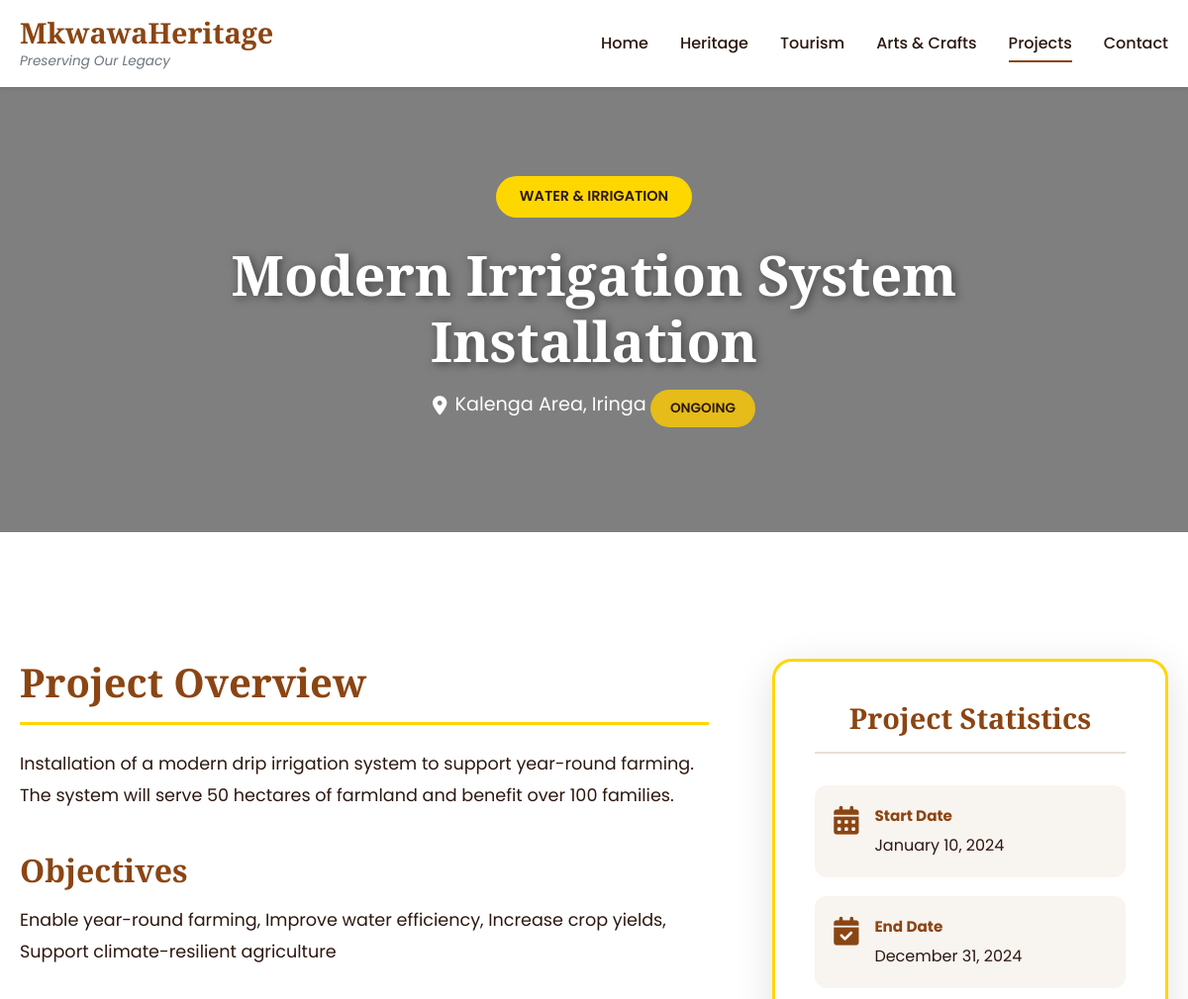
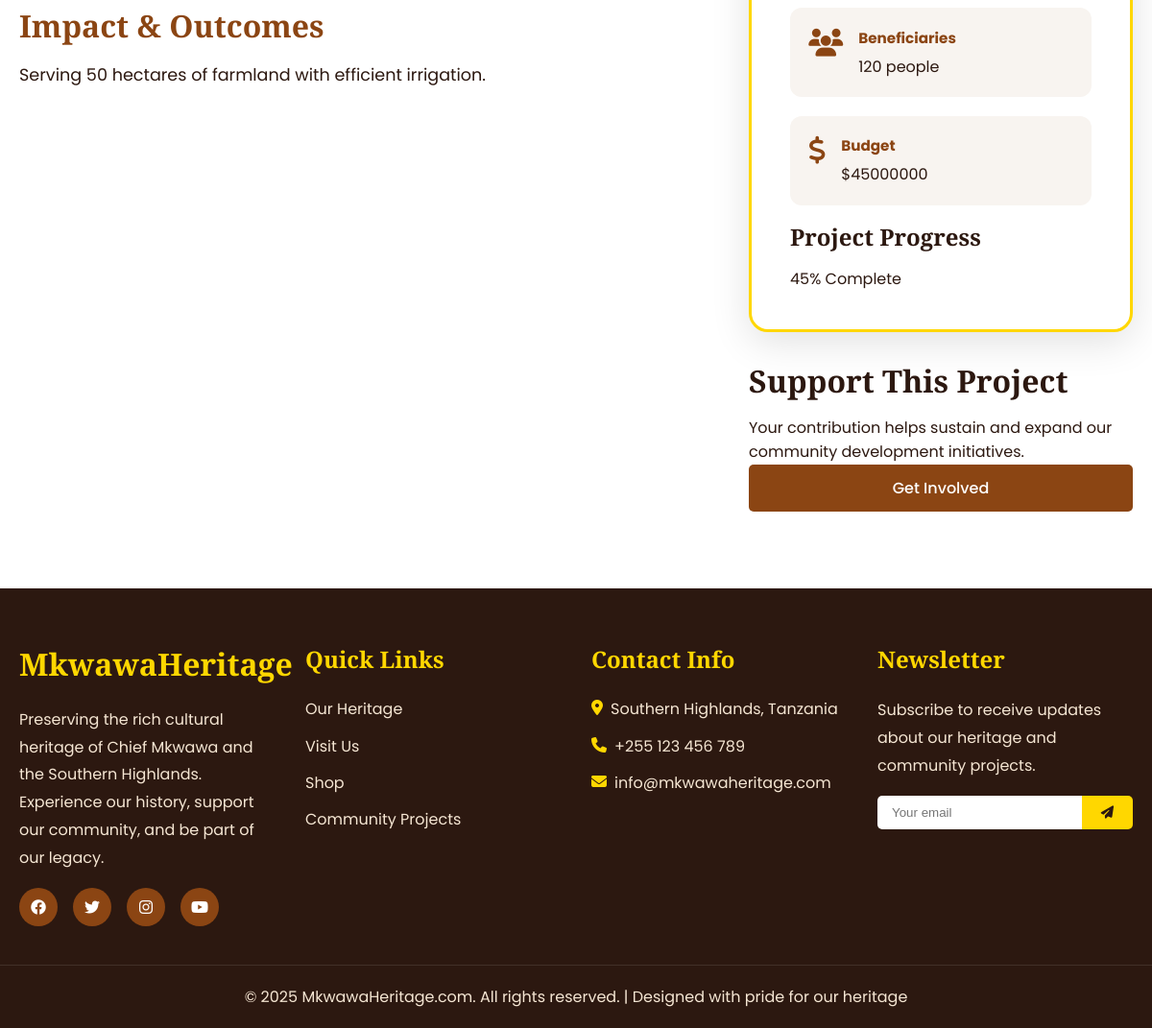
Screenshot of /projects/modern-irrigation-system-installation/ with the database file from the repository (2 pictures, top to bottom).
### core/models.py (models this page shows, shortened)
class Project(models.Model):
    STATUS_CHOICES = [
        ('planning', 'Planning'),
        ('ongoing', 'Ongoing'),
        ('completed', 'Completed'),
        ('suspended', 'Suspended'),
    ]
    title = models.CharField(max_length=300)
    category = models.ForeignKey(ProjectCategory, on_delete=models.SET_NULL, null=True, related_name='projects')
    description = models.TextField()
    objectives = models.TextField()
    location = models.CharField(max_length=300)
    start_date = models.DateField()
    end_date = models.DateField(null=True, blank=True)
    status = models.CharField(max_length=20, choices=STATUS_CHOICES, default='planning')
    budget = models.DecimalField(max_digits=12, decimal_places=2, null=True, blank=True)
    beneficiaries = models.IntegerField(help_text='Number of people benefiting')
    progress_percentage = models.IntegerField(
        default=0,
        validators=[MinValueValidator(0), MaxValueValidator(100)]
    )
    impact_summary = models.TextField(blank=True)
    featured = models.BooleanField(default=False)
    image = models.ImageField(upload_to='projects/', null=True, blank=True)
    gallery_images = models.JSONField(default=list, blank=True)
    partners = models.TextField(blank=True, help_text='Partner organizations')
    slug = models.SlugField(unique=True, blank=True)
    created_at = models.DateTimeField(auto_now_add=True)
    updated_at = models.DateTimeField(auto_now=True)
    class Meta:
        ordering = ['-start_date']

class ProjectCategory(models.Model):
    name = models.CharField(max_length=100)
    description = models.TextField(blank=True)
    icon = models.CharField(max_length=50, blank=True, help_text='Icon class name')
    slug = models.SlugField(unique=True, blank=True)
    class Meta:
        verbose_name_plural = 'Project Categories'

### core/views.py (the view)
# urls.py: path('projects/<slug:slug>/', views.project_detail, name='project_detail'),
def project_detail(request, slug):
    project = get_object_or_404(Project, slug=slug)
    context = {
        'project': project,
    }
    return render(request, 'core/project_detail.html', context)

### templates/core/project_detail.html (shortened to what this page needs)
{% extends 'base.html' %}
{% load static %}
{% block content %}
<section class="project-detail-header" style="background-image: linear-gradient(rgba(0,0,0,0.5), rgba(0,0,0,0.5)){% if project.image %}, url('{{ project.image.url }}'){% endif %};">
    <div class="container">
        <div class="project-header-content">
            {% if project.category %}
            <span class="project-category-badge">{{ project.category.name }}</span>
            {% endif %}
            <h1>{{ project.title }}</h1>
            <p class="project-location"><i class="fas fa-map-marker-alt"></i> {{ project.location }}</p>
            <span class="project-status-badge status-{{ project.status }}">{{ project.get_status_display }}</span>
        </div>
    </div>
</section>
<section class="section">
    <div class="container">
        <div class="project-detail-grid">
            <div class="project-main-content">
                <h2>Project Overview</h2>
                {{ project.description|linebreaks }}
                <h3>Objectives</h3>
                {{ project.objectives|linebreaks }}
                {% if project.impact_summary %}
                <h3>Impact & Outcomes</h3>
                {{ project.impact_summary|linebreaks }}
                {% endif %}
            </div>
            <div class="project-sidebar">
                <div class="project-stats-card">
                    <h3>Project Statistics</h3>
                    <div class="stat-item-large">
                        <i class="fas fa-calendar-alt"></i>
                        <div class="stat-content">
                            <strong>Start Date</strong>
                            <p>{{ project.start_date|date:"F d, Y" }}</p>
                        </div>
                    </div>
                    {% if project.end_date %}
                    <div class="stat-item-large">
                        <i class="fas fa-calendar-check"></i>
                        <div class="stat-content">
                            <strong>End Date</strong>
                            <p>{{ project.end_date|date:"F d, Y" }}</p>
                        </div>
                    </div>
                    {% endif %}
                    <div class="stat-item-large">
                        <i class="fas fa-users"></i>
                        <div class="stat-content">
                            <strong>Beneficiaries</strong>
                            <p>{{ project.beneficiaries }} people</p>
                        </div>
                    </div>
                    {% if project.budget %}
                    <div class="stat-item-large">
                        <i class="fas fa-dollar-sign"></i>
                        <div class="stat-content">
                            <strong>Budget</strong>
                            <p>${{ project.budget|floatformat:0 }}</p>
                        </div>
                    </div>
                    {% endif %}
                    <div class="progress-section-detail">
                        <h4>Project Progress</h4>
                        <p class="progress-percent-large">{{ project.progress_percentage }}% Complete</p>
                    </div>
                </div>
                <div class="support-card">
                    <h3>Support This Project</h3>
                    <p>Your contribution helps sustain and expand our community development initiatives.</p>
                    <a href="{% url 'contact' %}" class="btn btn-primary btn-block">Get Involved</a>
                </div>
            </div>
        </div>
    </div>
</section>
{% endblock %}

### core/static/css/style.css (style rules this page uses)
:root { --primary-color: #8B4513; --secondary-color: #D2691E; --accent-color: #FFD700; --dark-color: #2C1810; --light-color: #F5E6D3; --gray-color: #6C757D; --white: #FFFFFF; --black: #000000; --success: #28A745; --danger: #DC3545; --warning: #FFC107; --info: #17A2B8; --font-primary: 'Poppins', sans-serif; --font-heading: 'Playfair Display', serif; --transition: all 0.3s ease; --shadow-sm: 0 2px 4px rgba(0,0,0,0.1); --shadow-md: 0 4px 6px rgba(0,0,0,0.1); --shadow-lg: 0 10px 20px rgba(0,0,0,0.15); }
* { margin: 0; padding: 0; box-sizing: border-box; }
body { font-family: var(--font-primary); font-size: 16px; line-height: 1.6; color: var(--dark-color); background-color: var(--white); overflow-x: hidden; }
h1, h2, h3, h4, h5, h6 { font-family: var(--font-heading); font-weight: 700; line-height: 1.2; margin-bottom: 1rem; color: var(--dark-color); }
h1 { font-size: 3rem; }
h2 { font-size: 2.5rem; }
h3 { font-size: 2rem; }
h4 { font-size: 1.5rem; }
a { text-decoration: none; color: var(--primary-color); transition: var(--transition); }
.container { max-width: 1200px; margin: 0 auto; padding: 0 20px; }
.section { padding: 80px 0; }
.btn { display: inline-block; padding: 12px 30px; font-size: 1rem; font-weight: 500; text-align: center; border: none; border-radius: 5px; cursor: pointer; transition: var(--transition); text-decoration: none; }
.btn-primary { background-color: var(--primary-color); color: var(--white); }
.btn-block { display: block; width: 100%; }
.status-ongoing { background: var(--success); }
.project-status-badge { position: absolute; top: 15px; left: 15px; padding: 8px 20px; border-radius: 25px; font-weight: 600; font-size: 0.85rem; text-transform: uppercase; backdrop-filter: blur(10px); }
.status-ongoing { background: rgba(241, 196, 15, 0.9); color: var(--dark-color); }
.project-location { display: inline-flex; align-items: center; gap: 0.5rem; color: var(--gray-color); font-size: 0.9rem; }
.project-detail-header { position: relative; min-height: 450px; background-size: cover; background-position: center; display: flex; align-items: center; justify-content: center; }
.project-header-content { position: relative; z-index: 2; text-align: center; color: var(--white); max-width: 900px; }
.project-category-badge { display: inline-block; background: var(--accent-color); color: var(--dark-color); padding: 0.6rem 1.5rem; border-radius: 50px; font-weight: 600; font-size: 0.9rem; margin-bottom: 1.5rem; text-transform: uppercase; }
.project-header-content h1 { font-size: 3.5rem; font-family: 'Playfair Display', serif; margin-bottom: 1rem; color: var(--white); text-shadow: 2px 2px 10px rgba(0,0,0,0.5); }
.project-header-content .project-location { font-size: 1.2rem; color: var(--white); margin-bottom: 1.5rem; }
.project-header-content .project-status-badge { position: static; display: inline-block; }
.project-detail-grid { display: grid; grid-template-columns: 1fr 400px; gap: 4rem; margin-top: 3rem; }
.project-main-content h2 { font-size: 2.5rem; color: var(--primary-color); font-family: 'Playfair Display', serif; margin-bottom: 1.5rem; padding-bottom: 1rem; border-bottom: 3px solid var(--accent-color); }
.project-main-content h3 { font-size: 2rem; color: var(--primary-color); font-family: 'Playfair Display', serif; margin-top: 2.5rem; margin-bottom: 1rem; }
.project-main-content p { color: var(--dark-color); font-size: 1.1rem; line-height: 1.8; margin-bottom: 1rem; }
.project-sidebar { position: sticky; top: 100px; align-self: start; }
.project-stats-card { background: var(--white); padding: 2.5rem; border-radius: 20px; box-shadow: 0 10px 40px rgba(0,0,0,0.12); border: 3px solid var(--accent-color); margin-bottom: 2rem; }
.project-stats-card h3 { font-size: 1.8rem; color: var(--primary-color); font-family: 'Playfair Display', serif; margin-bottom: 2rem; text-align: center; padding-bottom: 1rem; border-bottom: 2px solid #e8dfd5; }
.stat-item-large { display: flex; align-items: flex-start; gap: 1rem; padding: 1.2rem; background: #f8f4f0; border-radius: 12px; margin-bottom: 1.2rem; }
.stat-item-large i { font-size: 1.8rem; color: var(--primary-color); margin-top: 0.2rem; }
.stat-content { flex: 1; }
.stat-content strong { display: block; color: var(--primary-color); font-size: 0.95rem; margin-bottom: 0.3rem; }

### rows the page displays
Project: category.name "WATER & IRRIGATION", title "Modern Irrigation System Installation", location "Kalenga Area, Iringa", status "ONGOING", description "Installation of a modern drip irrigation system to support year-round farming. The system will serve 50 hectares of farmland and benefit over 100 families.", objectives "Enable year-round farming, Improve water efficiency, Increase crop yields, Support climate-resilient agriculture", impact_summary "Serving 50 hectares of farmland with efficient irrigation.", start_date "January 10, 2024", end_date "December 31, 2024", beneficiaries "120", budget "45000000", progress_percentage "45"
